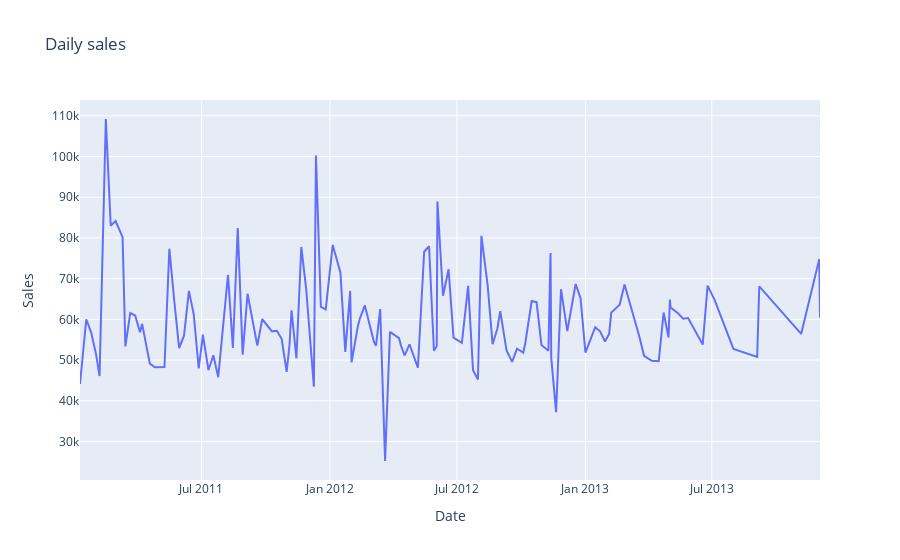

The code cell stored with this chart in its notebook:
### Code cell
daily_sales_sc = go.Scatter(x=daily_sales['week'], y=daily_sales['units_sold'])
layout = go.Layout(title='Daily sales', xaxis=dict(title='Date'), yaxis=dict(title='Sales'))
fig = go.Figure(data=[daily_sales_sc], layout=layout)
iplot(fig)

### Figure 1 — Plotly figure (JSON) as saved in the notebook; plotly's stock layout.template omitted (floating-point values rounded to 4 significant figures; data arrays with more than 128 entries replaced by an {"elided": "..."} marker saying what was removed)
{"data": [{"type": "scatter", "x": {"elided": "130 str values"}, "y": {"elided": "130 int values"}}], "layout": {"title": {"text": "Daily sales"}, "xaxis": {"title": {"text": "Date"}}, "yaxis": {"title": {"text": "Sales"}}}}
